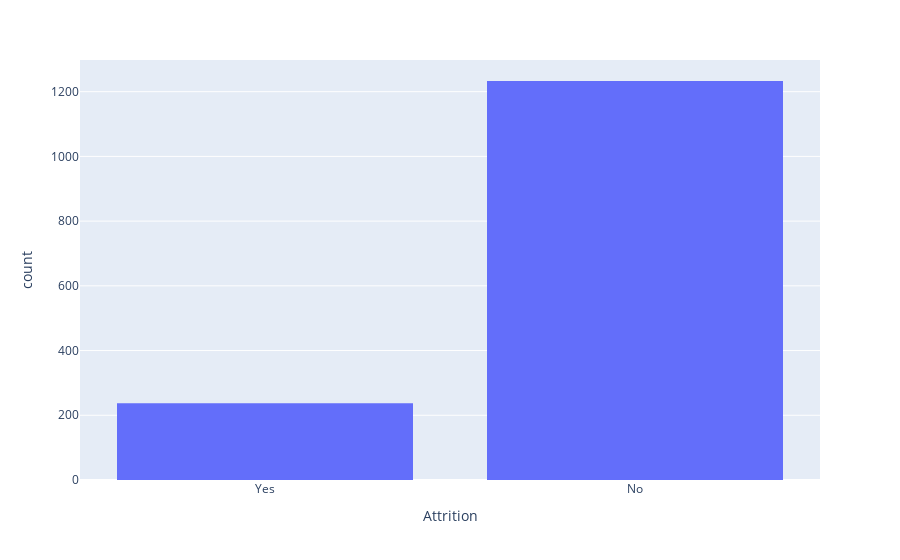

Notebook code cell kept with this figure:
### Code cell
px.histogram(df, x='Attrition')

### Figure 1 — Plotly figure (JSON) as saved in the notebook; plotly's stock layout.template omitted (floating-point values rounded to 4 significant figures; data arrays with more than 128 entries replaced by an {"elided": "..."} marker saying what was removed)
{"data": [{"alignmentgroup": "True", "bingroup": "x", "hovertemplate": "Attrition=%{x}<br>count=%{y}<extra></extra>", "legendgroup": "", "marker": {"color": "#636efa", "pattern": {"shape": ""}}, "name": "", "offsetgroup": "", "orientation": "v", "showlegend": false, "type": "histogram", "x": {"elided": "1470 str values"}, "xaxis": "x", "yaxis": "y"}], "layout": {"barmode": "relative", "legend": {"tracegroupgap": 0}, "margin": {"t": 60}, "xaxis": {"anchor": "y", "domain": [0, 1], "title": {"text": "Attrition"}}, "yaxis": {"anchor": "x", "domain": [0, 1], "title": {"text": "count"}}}}
